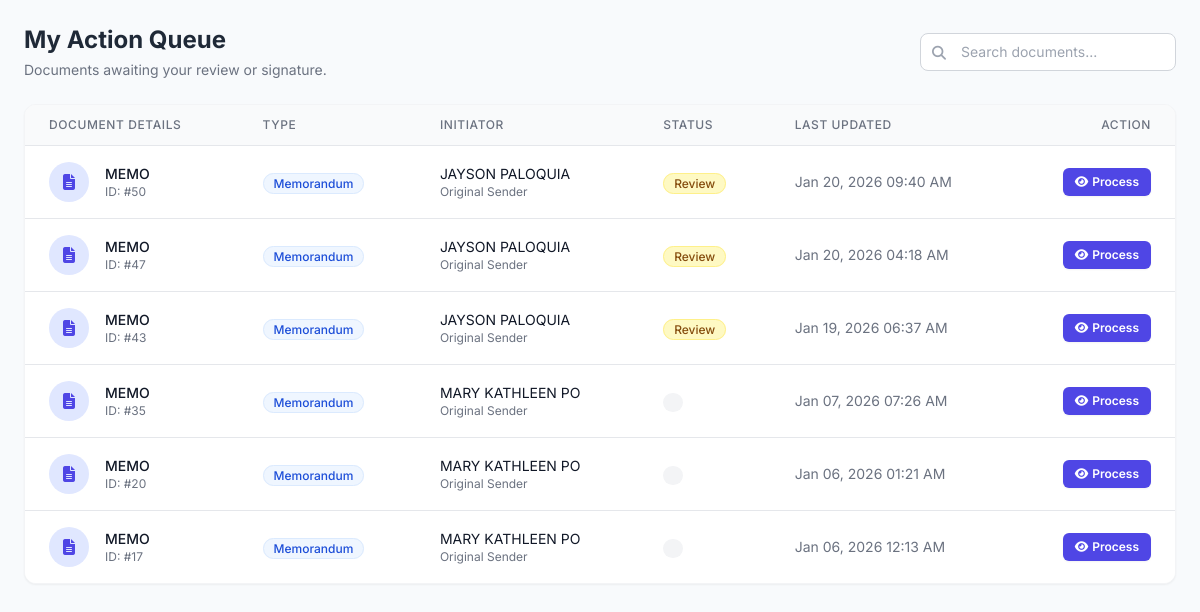
The page /my_queue.php (signed in) on the database its author committed.
### tables this page shows
CREATE TABLE `documents` (
  `doc_id` int(11) NOT NULL,
  `title` varchar(255) NOT NULL,
  `doc_type` varchar(100) NOT NULL,
  `status` enum('Draft','Review','Signing','Completed','Returned','Archived') NOT NULL,
  `remarks` text DEFAULT NULL,
  `initiator_id` int(11) NOT NULL,
  `current_owner_id` int(11) DEFAULT NULL,
  `created_at` timestamp NOT NULL DEFAULT current_timestamp(),
  `updated_at` timestamp NOT NULL DEFAULT current_timestamp() ON UPDATE current_timestamp(),
  `Station` text NOT NULL
);

CREATE TABLE `users` (
  `user_id` int(11) NOT NULL,
  `email` varchar(255) NOT NULL,
  `password_hash` varchar(255) NOT NULL,
  `first_name` varchar(100) NOT NULL,
  `middle_name` varchar(100) DEFAULT NULL,
  `last_name` varchar(100) NOT NULL,
  `suffix` varchar(20) DEFAULT NULL,
  `position` varchar(100) DEFAULT NULL,
  `designation` varchar(100) DEFAULT NULL,
  `division` varchar(100) DEFAULT NULL,
  `sex` enum('Male','Female','Other','Prefer not to say') DEFAULT NULL,
  `contact_number` varchar(50) DEFAULT NULL,
  `role` enum('Initiator','Section Chief','Division Chief','ARD','RED','Records Office','Admin') NOT NULL DEFAULT 'Initiator',
  `status` varchar(50) NOT NULL DEFAULT 'Pending',
  `verification_token` varchar(255) DEFAULT NULL,
  `token_expiry` datetime DEFAULT NULL,
  `reset_token` varchar(255) DEFAULT NULL,
  `reset_token_expiry` datetime DEFAULT NULL,
  `created_at` timestamp NOT NULL DEFAULT current_timestamp(),
  `otos_userlink` int(11) NOT NULL,
  `profile_picture_path` varchar(255) DEFAULT NULL
);

### my_queue.php (the view, shortened to what this page needs)
<?php
$user_id = $_SESSION['user_id'];
require_once 'db.php';
$search = $_GET['search'] ?? '';
$search_sql = "";
$params = [$user_id];
$types = "i";
$sql = "SELECT
            d.doc_id,
            d.title,
            d.doc_type,
            d.status,
            d.created_at,
            d.updated_at,
            u.first_name as init_fname,
            u.last_name as init_lname
        FROM documents d
        JOIN users u ON d.initiator_id = u.user_id
        WHERE d.current_owner_id = ?
        AND d.status != 'Draft'
        AND d.status != 'Completed'
        AND d.status != 'Archived'
        $search_sql
        ORDER BY d.updated_at DESC";
$stmt = $conn->prepare($sql);
$stmt->bind_param($types, ...$params);
$stmt->execute();
$result = $stmt->get_result();
?>
<!DOCTYPE html>
<html lang="en">
<head>
    <script src="https://cdn.tailwindcss.com"></script>
    <link rel="stylesheet" href="https://cdnjs.cloudflare.com/ajax/libs/font-awesome/6.4.0/css/all.min.css">
</head>
<body class="p-6">
    <div class="max-w-7xl mx-auto">
        <div class="flex flex-col md:flex-row justify-between items-start md:items-center mb-6 gap-4">
            <div>
                <h1 class="text-2xl font-bold text-gray-800">My Action Queue</h1>
                <p class="text-sm text-gray-500 mt-1">Documents awaiting your review or signature.</p>
            </div>
            <form method="GET" class="w-full md:w-auto">
                <div class="relative">
                    <input type="text" name="search" value="<?php echo htmlspecialchars($search); ?>"
                           placeholder="Search documents..."
                           class="w-full md:w-64 pl-10 pr-4 py-2 border border-gray-300 rounded-lg focus:ring-2 focus:ring-indigo-500 focus:border-indigo-500 outline-none transition text-sm">
                    <i class="fas fa-search absolute left-3 top-2.5 text-gray-400 text-sm"></i>
                </div>
            </form>
        </div>
        <div class="bg-white rounded-xl shadow-sm border border-gray-100 overflow-hidden">
            <?php if ($result->num_rows > 0): ?>
                <div class="overflow-x-auto">
                    <table class="min-w-full divide-y divide-gray-200">
                        <thead class="bg-gray-50">
                            <tr>
                                <th scope="col" class="px-6 py-3 text-left text-xs font-medium text-gray-500 uppercase tracking-wider">Document Details</th>
                                <th scope="col" class="px-6 py-3 text-left text-xs font-medium text-gray-500 uppercase tracking-wider">Type</th>
                                <th scope="col" class="px-6 py-3 text-left text-xs font-medium text-gray-500 uppercase tracking-wider">Initiator</th>
                                <th scope="col" class="px-6 py-3 text-left text-xs font-medium text-gray-500 uppercase tracking-wider">Status</th>
                                <th scope="col" class="px-6 py-3 text-left text-xs font-medium text-gray-500 uppercase tracking-wider">Last Updated</th>
                                <th scope="col" class="px-6 py-3 text-right text-xs font-medium text-gray-500 uppercase tracking-wider">Action</th>
                            </tr>
                        </thead>
                        <tbody class="bg-white divide-y divide-gray-200">
                            <?php while ($row = $result->fetch_assoc()): ?>
                                <tr class="hover:bg-gray-50 transition-colors">
                                    <td class="px-6 py-4 whitespace-nowrap">
                                        <div class="flex items-center">
                                            <div class="flex-shrink-0 h-10 w-10 rounded-full bg-indigo-100 flex items-center justify-center text-indigo-600">
                                                <i class="fas fa-file-alt"></i>
                                            </div>
                                            <div class="ml-4">
                                                <div class="text-sm font-medium text-gray-900 truncate max-w-xs" title="<?php echo htmlspecialchars($row['title']); ?>">
                                                    <?php echo htmlspecialchars($row['title']); ?>
                                                </div>
                                                <div class="text-xs text-gray-500">ID: #<?php echo $row['doc_id']; ?></div>
                                            </div>
                                        </div>
                                    </td>
                                    <td class="px-6 py-4 whitespace-nowrap">
                                        <span class="px-2.5 py-0.5 rounded-full text-xs font-medium bg-blue-50 text-blue-700 border border-blue-100">
                                            <?php echo htmlspecialchars($row['doc_type']); ?>
                                        </span>
                                    </td>
                                    <td class="px-6 py-4 whitespace-nowrap">
                                        <div class="text-sm text-gray-900"><?php echo htmlspecialchars($row['init_fname'] . ' ' . $row['init_lname']); ?></div>
                                        <div class="text-xs text-gray-500">Original Sender</div>
                                    </td>
                                    <td class="px-6 py-4 whitespace-nowrap">
                                        <?php
                                            $statusClass = 'bg-gray-100 text-gray-800';
                                            if($row['status'] == 'Signing') $statusClass = 'bg-purple-100 text-purple-800 border border-purple-200';
                                            elseif($row['status'] == 'Review') $statusClass = 'bg-yellow-100 text-yellow-800 border border-yellow-200';
                                            elseif($row['status'] == 'Returned') $statusClass = 'bg-red-100 text-red-800 border border-red-200';
                                        ?>
                                        <span class="px-2.5 py-0.5 rounded-full text-xs font-medium <?php echo $statusClass; ?>">
                                            <?php echo htmlspecialchars($row['status']); ?>
                                        </span>
                                    </td>
                                    <td class="px-6 py-4 whitespace-nowrap text-sm text-gray-500">
                                        <?php echo date('M d, Y h:i A', strtotime($row['updated_at'])); ?>
                                    </td>
                                    <td class="px-6 py-4 whitespace-nowrap text-right text-sm font-medium">
                                        <a href="view_document.php?id=<?php echo $row['doc_id']; ?>" class="text-white bg-indigo-600 hover:bg-indigo-700 px-3 py-1.5 rounded-md text-xs font-semibold shadow-sm transition-all flex items-center inline-flex gap-1">
                                            <i class="fas fa-eye"></i> Process
                                        </a>
                                    </td>
                                </tr>
                            <?php endwhile; ?>
                        </tbody>
                    </table>
                </div>
            <?php endif; ?>
        </div>
    </div>
</body>
</html>

### my_queue.php (style rules this page uses)
body { font-family: 'Inter', sans-serif; background-color: #f8fafc; }

### rows shown on the page
documents: title "MEMO", doc_id "50", doc_type "Memorandum", initiator.last_name "JAYSON PALOQUIA", status "Review", updated_at "Jan 20, 2026 09:40 AM"
documents: title "MEMO", doc_id "47", doc_type "Memorandum", initiator.last_name "JAYSON PALOQUIA", status "Review", updated_at "Jan 20, 2026 04:18 AM"
documents: title "MEMO", doc_id "43", doc_type "Memorandum", initiator.last_name "JAYSON PALOQUIA", status "Review", updated_at "Jan 19, 2026 06:37 AM"
documents: title "MEMO", doc_id "35", doc_type "Memorandum", initiator.last_name "MARY KATHLEEN PO", updated_at "Jan 07, 2026 07:26 AM"
documents: title "MEMO", doc_id "20", doc_type "Memorandum", initiator.last_name "MARY KATHLEEN PO", updated_at "Jan 06, 2026 01:21 AM"
documents: title "MEMO", doc_id "17", doc_type "Memorandum", initiator.last_name "MARY KATHLEEN PO", updated_at "Jan 06, 2026 12:13 AM"
